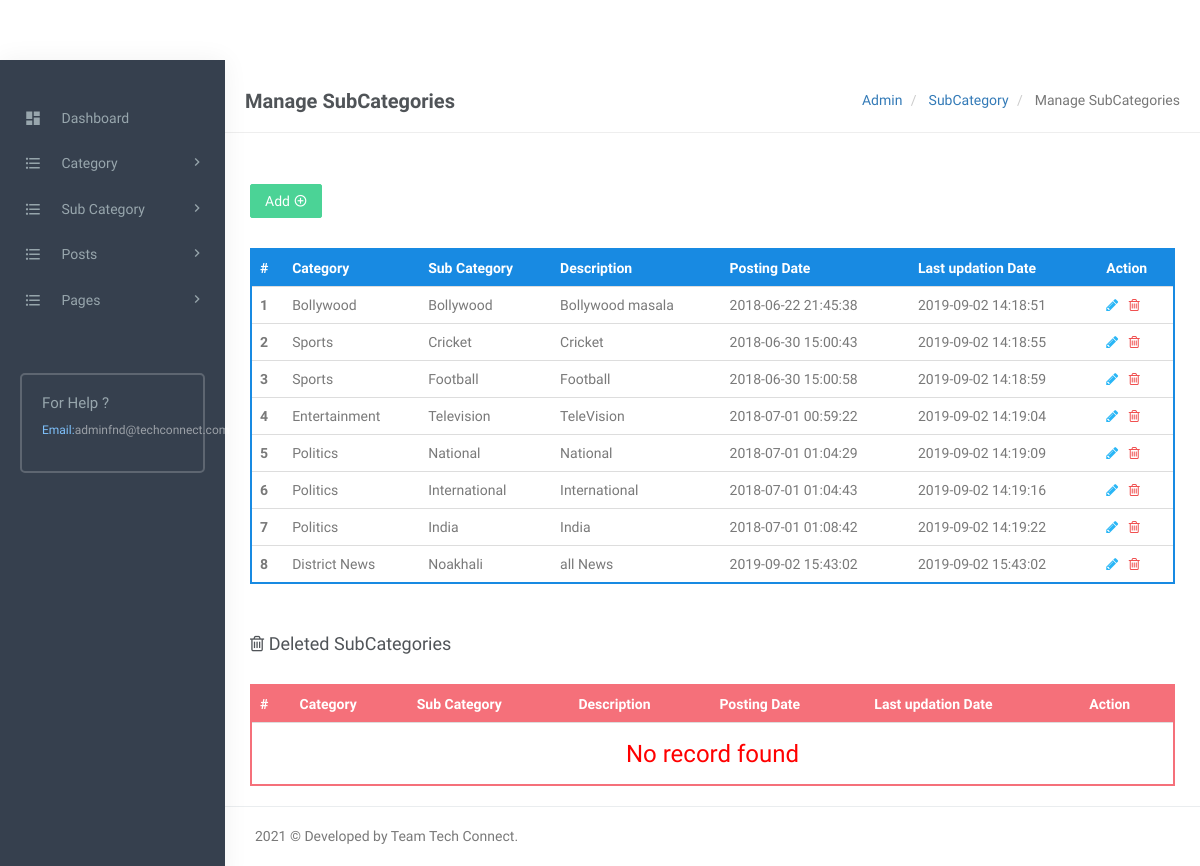
The page /validator/manage-subcategories.php (signed in) on the database its author committed.
### tables this page shows
CREATE TABLE `tblsubcategory` (
  `SubCategoryId` int(11) NOT NULL AUTO_INCREMENT,
  `CategoryId` int(11) NOT NULL,
  `Subcategory` varchar(255) NOT NULL,
  `SubCatDescription` mediumtext NOT NULL,
  `PostingDate` timestamp NOT NULL DEFAULT CURRENT_TIMESTAMP,
  `UpdationDate` timestamp NULL DEFAULT CURRENT_TIMESTAMP ON UPDATE CURRENT_TIMESTAMP,
  `Is_Active` int(1) NOT NULL,
  PRIMARY KEY (`SubCategoryId`)
);

CREATE TABLE `tblcategory` (
  `id` int(11) NOT NULL AUTO_INCREMENT,
  `CategoryName` varchar(200) NOT NULL,
  `Description` mediumtext NOT NULL,
  `PostingDate` timestamp NULL DEFAULT CURRENT_TIMESTAMP,
  `UpdationDate` timestamp NULL DEFAULT CURRENT_TIMESTAMP ON UPDATE CURRENT_TIMESTAMP,
  `Is_Active` varchar(1) DEFAULT NULL,
  PRIMARY KEY (`id`)
);

### validator/manage-subcategories.php (the view, shortened to what this page needs)
<?php
include('includes/config.php');
if(strlen($_SESSION['login'])==0)
  {
header('location:index.php');
}
else{
?>
<!DOCTYPE html>
<html lang="en">
    <head>
        <link href="assets/css/bootstrap.min.css" rel="stylesheet" type="text/css" />
        <link href="assets/css/core.css" rel="stylesheet" type="text/css" />
        <link href="assets/css/components.css" rel="stylesheet" type="text/css" />
        <link href="assets/css/icons.css" rel="stylesheet" type="text/css" />
        <link href="assets/css/pages.css" rel="stylesheet" type="text/css" />
        <link href="assets/css/menu.css" rel="stylesheet" type="text/css" />
        <link href="assets/css/responsive.css" rel="stylesheet" type="text/css" />
		<link rel="stylesheet" href="../plugins/switchery/switchery.min.css">
    </head>
    <body class="fixed-left">
        <div id="wrapper">
<?php include('includes/leftsidebar.php');?>
            <div class="content-page">
                <div class="content">
                    <div class="container">
                        <div class="row">
							<div class="col-xs-12">
								<div class="page-title-box">
                                    <h4 class="page-title">Manage SubCategories</h4>
                                    <ol class="breadcrumb p-0 m-0">
                                        <li>
                                            <a href="#">Admin</a>
                                        </li>
                                        <li>
                                            <a href="#">SubCategory </a>
                                        </li>
                                        <li class="active">
                                           Manage SubCategories
                                        </li>
                                    </ol>
                                    <div class="clearfix"></div>
                                </div>
							</div>
						</div>
<div class="row">
<div class="col-sm-6">
</div>
                                    <div class="row">
										<div class="col-md-12">
											<div class="demo-box m-t-20">
<div class="m-b-30">
<a href="add-subcategory.php">
<button id="addToTable" class="btn btn-success waves-effect waves-light">Add <i class="mdi mdi-plus-circle-outline" ></i></button>
</a>
 </div>
												<div class="table-responsive">
                                                    <table class="table m-0 table-colored-bordered table-bordered-primary">
                                                        <thead>
                                                            <tr>
                                                                <th>#</th>
                                                                <th> Category</th>
                                                                <th>Sub Category</th>
                                                                <th>Description</th>
                                                                <th>Posting Date</th>
                                                                  <th>Last updation Date</th>
                                                                <th>Action</th>
                                                            </tr>
                                                        </thead>
                                                        <tbody>
<?php
$query=mysqli_query($con,"Select tblcategory.CategoryName as catname,tblsubcategory.Subcategory as subcatname,tblsubcategory.SubCatDescription as SubCatDescription,tblsubcategory.PostingDate as subcatpostingdate,tblsubcategory.UpdationDate as subcatupdationdate,tblsubcategory.SubCategoryId as subcatid from tblsubcategory join tblcategory on tblsubcategory.CategoryId=tblcategory.id where tblsubcategory.Is_Active=1");
$cnt=1;
$rowcount=mysqli_num_rows($query);
if($rowcount==0)
{
?>
<tr>
<td colspan="7" align="center"><h3 style="color:red">No record found</h3></td>
<tr>
<?php
} else {
while($row=mysqli_fetch_array($query))
{
?>
 <tr>
<th scope="row"><?php echo htmlentities($cnt);?></th>
<td><?php echo htmlentities($row['catname']);?></td>
<td><?php echo htmlentities($row['subcatname']);?></td>
<td><?php echo htmlentities($row['SubCatDescription']);?></td>
<td><?php echo htmlentities($row['subcatpostingdate']);?></td>
<td><?php echo htmlentities($row['subcatupdationdate']);?></td>
<td><a href="edit-subcategory.php?scid=<?php echo htmlentities($row['subcatid']);?>"><i class="fa fa-pencil" style="color: #29b6f6;"></i></a>
	&nbsp;<a href="manage-subcategories.php?scid=<?php echo htmlentities($row['subcatid']);?>&&action=del"> <i class="fa fa-trash-o" style="color: #f05050"></i></a> </td>
</tr>
<?php
$cnt++;
 }} ?>
</tbody>
                                                    </table>
                                                </div>
											</div>
										</div>
									</div>
<div class="row">
<div class="col-md-12">
<div class="demo-box m-t-20">
<div class="m-b-30">
 <h4><i class="fa fa-trash-o" ></i> Deleted SubCategories</h4>
 </div>
<div class="table-responsive">
   <table class="table m-0 table-colored-bordered table-bordered-danger">
                                                        <thead>
                                                            <tr>
                                                                <th>#</th>
                                                                <th> Category</th>
                                                                <th>Sub Category</th>
                                                                <th>Description</th>
                                                                <th>Posting Date</th>
                                                                  <th>Last updation Date</th>
                                                                <th>Action</th>
                                                            </tr>
                                                        </thead>
                                                        <tbody>
<?php
$query=mysqli_query($con,"Select tblcategory.CategoryName as catname,tblsubcategory.Subcategory as subcatname,tblsubcategory.SubCatDescription as SubCatDescription,tblsubcategory.PostingDate as subcatpostingdate,tblsubcategory.UpdationDate as subcatupdationdate,tblsubcategory.SubCategoryId as subcatid from tblsubcategory join tblcategory on tblsubcategory.CategoryId=tblcategory.id where tblsubcategory.Is_Active=0");
$cnt=1;
$rowcount=mysqli_num_rows($query);
if($rowcount==0)
{
?>
<tr>
<td colspan="7" align="center"><h3 style="color:red">No record found</h3></td>
<?php
} else {
while($row=mysqli_fetch_array($query))
{
?>
 <tr>
<th scope="row"><?php echo htmlentities($cnt);?></th>
<td><?php echo htmlentities($row['catname']);?></td>
<td><?php echo htmlentities($row['subcatname']);?></td>
<td><?php echo htmlentities($row['SubCatDescription']);?></td>
<td><?php echo htmlentities($row['subcatpostingdate']);?></td>
<td><?php echo htmlentities($row['subcatupdationdate']);?></td>
<td><a href="manage-subcategories.php?resid=<?php echo htmlentities($row['subcatid']);?>"><i class="ion-arrow-return-right" title="Restore this SubCategory"></i></a>
    &nbsp;<a href="manage-subcategories.php?scid=<?php echo htmlentities($row['subcatid']);?>&&action=perdel"> <i class="fa fa-trash-o" style="color: #f05050"></i></a> </td>
</tr>
<?php
$cnt++;
 } }?>
</tbody>
                                                    </table>
                                                </div>
											</div>
										</div>
									</div>
                    </div>
                </div>
<?php include('includes/footer.php');?>
            </div>
        </div>
    </body>
</html>
<?php } ?>

### validator/assets/css/core.css (style rules this page uses)
body { font-family: 'Varela Round', sans-serif; margin: 0; padding-bottom: 60px; overflow-x: hidden; color: #797979; }
html { position: relative; min-height: 100%; }
.h1, .h2, .h3, .h4, .h5, .h6, h1, h2, h3, h4, h5, h6 { color: #505458; font-family: 'Hind Madurai', sans-serif; margin: 10px 0; }
* { outline: none !important; }
.container { width: auto; }
#wrapper { height: 100%; overflow: hidden; width: 100%; }
.p-0 { padding: 0 !important; }
.m-0 { margin: 0 !important; }
.m-t-20 { margin-top: 20px !important; }
.m-b-30 { margin-bottom: 30px !important; }
.row { margin-right: -10px; margin-left: -10px; }
.col-lg-1, .col-lg-10, .col-lg-11, .col-lg-12, .col-lg-2, .col-lg-3, .col-lg-4, .col-lg-5, .col-lg-6, .col-lg-7, .col-lg-8, .col-lg-9, .col-md-1, .col-md-10, .col-md-11, .col-md-12, .col-md-2, .col-md-3, .col-md-4, .col-md-5, .col-md-6, .col-md-7, .col-md-8, .col-md-9, .col-sm-1, .col-sm-10, .col-sm-11, .col-sm-12, .col-sm-2, .col-sm-3, .col-sm-4, .col-sm-5, .col-sm-6, .col-sm-7, .col-sm-8, .col-sm-9, .col-xs-1, .col-xs-10, .col-xs-11, .col-xs-12, .col-xs-2, .col-xs-3, .col-xs-4, .col-xs-5, .col-xs-6, .col-xs-7, .col-xs-8, .col-xs-9 { padding-left: 10px; padding-right: 10px; }
.breadcrumb { background-color: transparent; margin-bottom: 15px; padding-top: 10px; padding-left: 0; }
.waves-effect { position: relative; cursor: pointer; display: inline-block; overflow: hidden; -webkit-user-select: none; -moz-user-select: none; -ms-user-select: none; user-select: none; -webkit-tap-highlight-color: transparent; vertical-align: middle; z-index: 1; will-change: opacity, transform; -webkit-transition: all 0.3s ease-out; -moz-transition: all 0.3s ease-out; -o-transition: all 0.3s ease-out; -ms-transition: all 0.3s ease-out; transition: all 0.3s ease-out; }
.demo-box { padding: 10px 15px; }

### validator/assets/css/menu.css (style rules this page uses)
.content-page { margin-left: 225px; overflow: hidden; }
.content-page .content { padding: 0 5px 10px 5px; margin-top: 70px; }
.page-title { font-size: 20px; margin-bottom: 0; margin-top: 0; font-weight: 600; }
.page-title-box { padding: 20px; border-bottom: 1px solid #eee; margin: 0 -20px 20px -20px; }
.page-title-box .page-title { margin-bottom: 0; float: left; }
.page-title-box .breadcrumb { float: right; background-color: transparent !important; }

### rows shown on the page
tblsubcategory: CategoryId.CategoryName "Bollywood", Subcategory "Bollywood", SubCatDescription "Bollywood masala", PostingDate "2018-06-22 21:45:38", UpdationDate "2019-09-02 14:18:51"
tblsubcategory: CategoryId.CategoryName "Sports", Subcategory "Cricket", SubCatDescription "Cricket", PostingDate "2018-06-30 15:00:43", UpdationDate "2019-09-02 14:18:55"
tblsubcategory: CategoryId.CategoryName "Sports", Subcategory "Football", SubCatDescription "Football", PostingDate "2018-06-30 15:00:58", UpdationDate "2019-09-02 14:18:59"
tblsubcategory: CategoryId.CategoryName "Entertainment", Subcategory "Television", SubCatDescription "TeleVision", PostingDate "2018-07-01 00:59:22", UpdationDate "2019-09-02 14:19:04"
tblsubcategory: CategoryId.CategoryName "Politics", Subcategory "National", SubCatDescription "National", PostingDate "2018-07-01 01:04:29", UpdationDate "2019-09-02 14:19:09"
tblsubcategory: CategoryId.CategoryName "Politics", Subcategory "International", SubCatDescription "International", PostingDate "2018-07-01 01:04:43", UpdationDate "2019-09-02 14:19:16"
tblsubcategory: CategoryId.CategoryName "Politics", Subcategory "India", SubCatDescription "India", PostingDate "2018-07-01 01:08:42", UpdationDate "2019-09-02 14:19:22"
tblsubcategory: CategoryId.CategoryName "District News", Subcategory "Noakhali", SubCatDescription "all News", PostingDate "2019-09-02 15:43:02", UpdationDate "2019-09-02 15:43:02"
